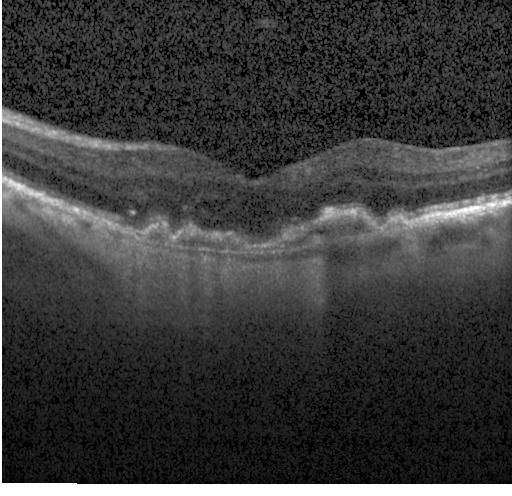
#> input picture Retina_OCT_dataset_2/CNV/CNV-103044-101.jpeg, 512 x 496 px, found by its file name; its folder holds 4 pictures in this run
$ jupyter execute --allow-errors retina_disease_detection.ipynb   (shell and % lines are left out)   (older library calls are emulated)
#> lines starting #> are read from the running program, lines starting #| are printed output that depends on the picture; after the words box and inside, x2 and y2 are one past the last pixel; in counts of white or black regions, pixels touching at a corner belong together
#> further down, img is the input picture: shape (496, 512, 3); min 0, max 255, mean 57.6
#> `img[img == 255] = 0`:
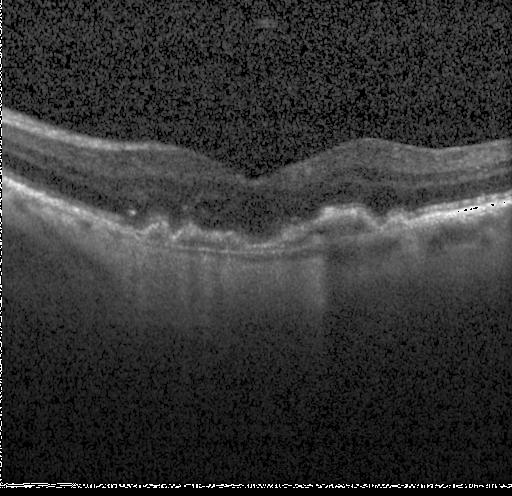
#> img: shape (496, 512, 3); 2.32% of pixels changed, all inside (x1, y1, x2, y2) = (0, 0, 512, 496)
#> `blurred_img = cv2.medianBlur(img,ksize=7)`:
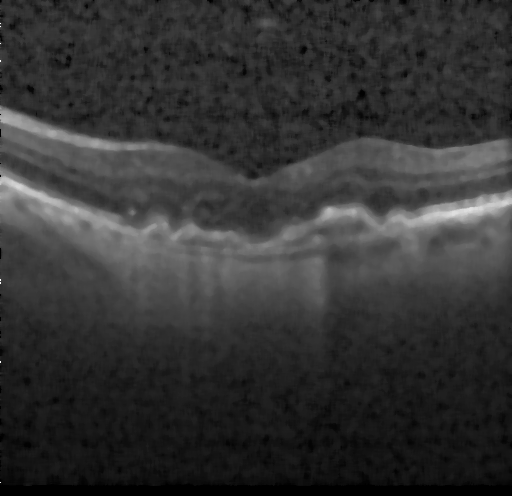
#> blurred_img: shape (496, 512, 3); min 0, max 252, mean 51.8
#> `hsv_img = cv2.cvtColor(blurred_img,cv2.COLOR_BGR2HSV)`: hsv_img: shape (496, 512, 3); mean H, S, V 0, 0, 51.8
#> `h,s,v = hsv_img[:,:,0], hsv_img[:,:,1], hsv_img[:,:,2]`: h: shape (496, 512); every value is 0
#> `img_hist = clahe.apply(v)`:
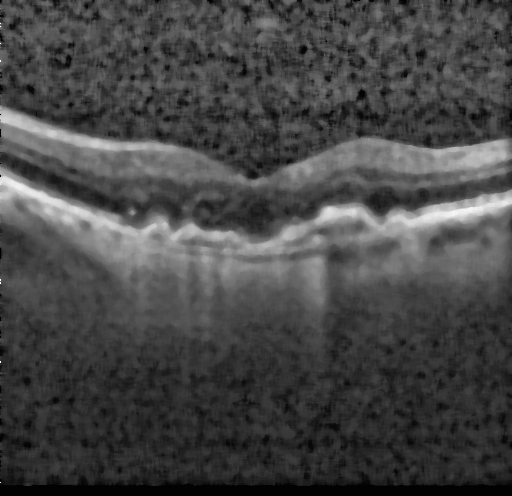
#> img_hist: shape (496, 512); min 1, max 253, mean 70.4
#> `threshold_val = threshold_otsu(img_hist)`: threshold_val = 92
#> `threshold_val, threshold_img = cv2.threshold(img_hist,threshold_val,25..`:
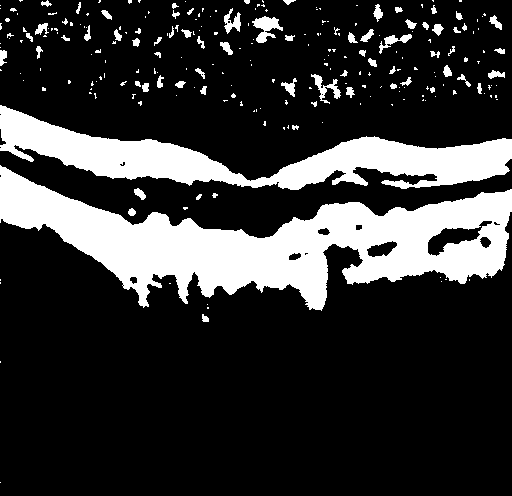
#> threshold_img: shape (496, 512); 20.5% white; 248 white regions (176 under 20 px), largest, box (x1, y1, x2, y2) and area: (0, 165, 512, 311) 30908, (0, 105, 512, 190) 16191, (252, 16, 283, 43) 416
#> `mask = cv2.erode(threshold_img, kernel=np.ones((7, 7)), iterations=1)`:
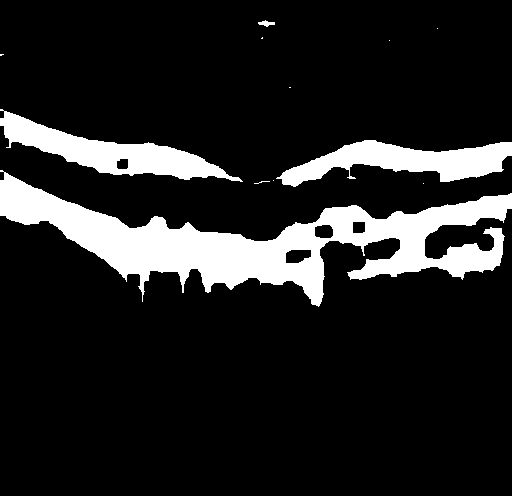
#> mask: shape (496, 512); 13.7% white; 12 white regions (8 under 20 px), largest, box (x1, y1, x2, y2) and area: (0, 170, 512, 307) 23428, (0, 109, 243, 182) 5823, (276, 140, 512, 187) 5382, (258, 20, 275, 27) 64
#> `mask2 = cv2.dilate(mask, kernel=np.ones((7, 7)), iterations=1)`: mask2: shape (496, 512); 18.3% white; 10 white regions, largest, box (x1, y1, x2, y2) and area: (0, 167, 512, 310) 30368, (0, 106, 246, 185) 7923, (251, 137, 512, 190) 7558
#> `mask3 = cv2.dilate(mask2, kernel=np.ones((3, 3)), iterations=1)`:
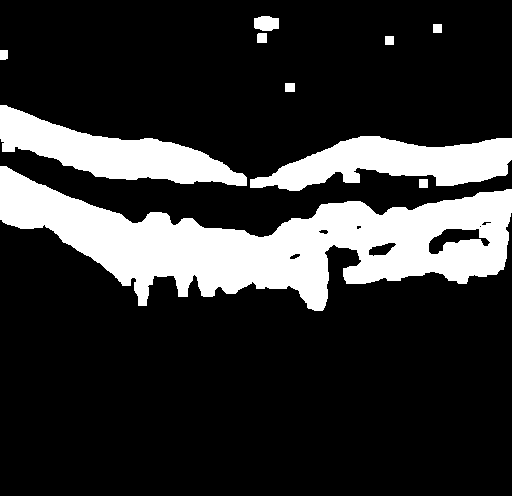
#> mask3: shape (496, 512); 19.8% white; 10 white regions, largest, box (x1, y1, x2, y2) and area: (0, 166, 512, 311) 32582, (0, 105, 247, 186) 8602, (250, 136, 512, 191) 8281
#> `threshold_img_clean = cv2.erode(mask3, kernel=np.ones((3, 3)), iterati..`: threshold_img_clean: shape (496, 512); 18.3% white; 10 white regions
#> `contours, hierarchy = cv2.findContours(threshold_img_clean, cv2.RETR_T..`: contours = 15 contours; largest, box (x1, y1, x2, y2) and area: (0, 167, 512, 310) 31082, (0, 106, 246, 185) 7674, (251, 137, 512, 190) 7271, (427, 220, 493, 256) 1020, (367, 241, 398, 258) 323
#> `contour_image = cv2.drawContours(img, contours,-1, (100,120,55), thick..`:
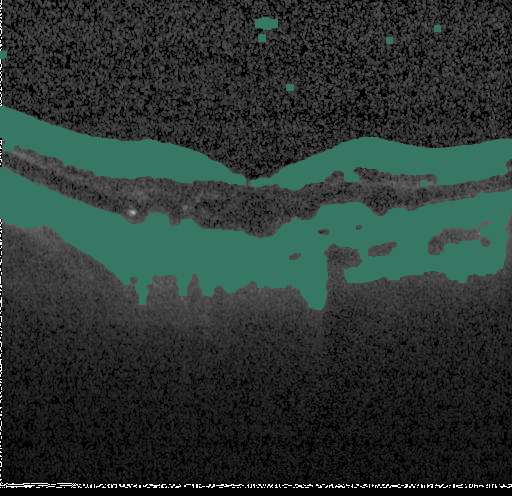
#> contour_image: shape (496, 512, 3); mean B, G, R 50.8, 54.4, 42.5
#> `img_copy[contour_image != (100,120,55)] = 0`:
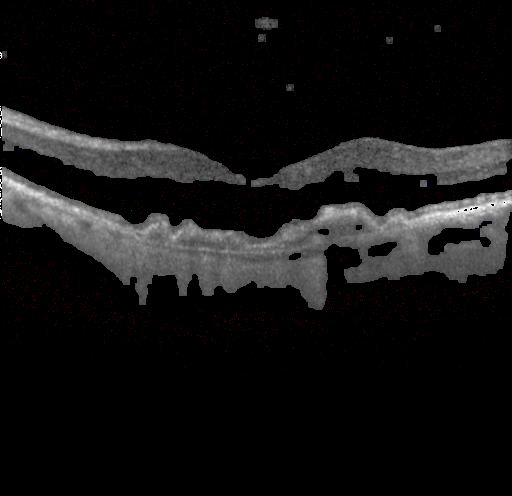
#> img_copy: shape (496, 512, 3); mean B, G, R 19.3, 19.3, 19.9
#> `resized_img = cv2.resize(img_copy,dsize=IMAGE_SHAPE)`:
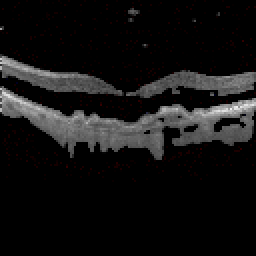
#> resized_img: shape (128, 128, 3) (shown 2 times larger); mean B, G, R 19.2, 19.2, 19.8
[cell 1]
import numpy as np
import pandas as pd
from matplotlib import pyplot as plt
from skimage.feature import hog, greycomatrix, greycoprops
from skimage.filters import threshold_otsu
import cv2, pathlib, os, glob,time
from sklearn import svm, tree, ensemble, linear_model
from sklearn.preprocessing import MinMaxScaler, StandardScaler
from sklearn.model_selection import train_test_split,GridSearchCV
from sklearn.metrics import classification_report,confusion_matrix,roc_curve
import tensorflow as tf
import seaborn as sns
import random

[cell 2]
file_names = {'CNV':[], 'DME':[], 'DRUSEN':[], 'NORMAL': []}
label_names = {'CNV':0, 'DME':1, 'DRUSEN':2, 'NORMAL': 3}

#> (the rest of this cell did not finish here and is left out)

[cell 3]
IMAGE_SHAPE = (128,128)
X_pro, y_pro = [], []
#> (the rest of this cell did not finish here and is left out)

[cell 4]
IMAGE_SHAPE = (128,128)
#> IMAGE_SHAPE = (128, 128)
#> `resized_img = cv2.resize(img,dsize=IMAGE_SHAPE)`:
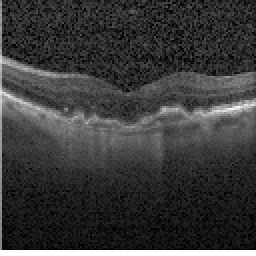
#> resized_img: shape (128, 128, 3) (shown 2 times larger); min 0, max 255, mean 57.3
X, y = [], []
#> (the rest of this cell did not finish here and is left out)

[cell 5]
X = np.array(X)
y = np.array(y)
X.shape

X_pro = np.array(X_pro)
y_pro = np.array(y_pro)
X_pro.shape
#> Out = (4, 128, 128, 3)

[cell 6]
#Standart Scaler
scaler = StandardScaler()
num_imgs, row, col, channel = X.shape[0], X.shape[1], X.shape[2], X.shape[3]
#> num_imgs = 4; row = 128; col = 128; channel = 3
X_data = X.reshape((-1,num_imgs))
X_data = scaler.fit_transform(X_data)
X = X_data.reshape((num_imgs, row, col, channel))

scaler_pro = StandardScaler()
num_imgs, row, col, channel = X_pro.shape[0], X_pro.shape[1], X_pro.shape[2], X_pro.shape[3]
X_data_pro = X_pro.reshape((-1,num_imgs))
X_data_pro = scaler_pro.fit_transform(X_data_pro)
X_pro = X_data_pro.reshape((num_imgs, row, col, channel))
X_pro.shape
#> Out = (4, 128, 128, 3)

[cell 7]
X_train, X_test, y_train, y_test = train_test_split(X, y, test_size=0.2, random_state=0)
#> (the rest of this cell did not finish here and is left out)

[cell 8]
def CNN_model_1(IMAGE_SHAPE):
    model = tf.keras.Sequential([
        tf.keras.layers.Conv2D(16,(3, 3), padding='same', activation='relu', input_shape = (IMAGE_SHAPE + (3,))),
        tf.keras.layers.MaxPooling2D(pool_size=(2,2)),

        tf.keras.layers.Conv2D(32, (3, 3), padding='same', activation='relu'),
        tf.keras.layers.MaxPooling2D(pool_size=(2, 2)),

        tf.keras.layers.Conv2D(32, (3, 3), padding='same', activation='relu'),
        tf.keras.layers.Conv2D(48, (3, 3), padding='same', activation='relu'),
        tf.keras.layers.MaxPooling2D(pool_size=(2, 2)),

        tf.keras.layers.Conv2D(48, (3, 3), padding='same', activation='relu'),
        tf.keras.layers.MaxPooling2D(pool_size=(2, 2)),

        tf.keras.layers.Flatten(),
        tf.keras.layers.Dropout(0.4),
        tf.keras.layers.Dense(1536,activation='relu'),
        tf.keras.layers.Dropout(0.4),
        tf.keras.layers.Dense(512, activation='relu'),
        tf.keras.layers.Dropout(0.4),
        tf.keras.layers.Dense(4, activation='softmax')
    ])
    return model

[cell 9]
def CNN_model_2(IMAGE_SHAPE):
    model = tf.keras.Sequential([
        tf.keras.layers.Conv2D(16,(3, 3), padding='same', activation='relu', input_shape = (IMAGE_SHAPE + (3,))),
        tf.keras.layers.MaxPooling2D(pool_size=(2,2)),

        tf.keras.layers.Conv2D(16, (3, 3), padding='same', activation='relu'),
        tf.keras.layers.Conv2D(32, (3, 3), padding='same', activation='relu'),
        tf.keras.layers.MaxPooling2D(pool_size=(2, 2)),

        tf.keras.layers.Conv2D(32, (3, 3), padding='same', activation='relu'),
        tf.keras.layers.Conv2D(32, (3, 3), padding='same', activation='relu'),
        tf.keras.layers.Conv2D(48, (3, 3), padding='same', activation='relu'),
        tf.keras.layers.MaxPooling2D(pool_size=(2, 2)),

        tf.keras.layers.Conv2D(48, (3, 3), padding='same', activation='relu'),
        tf.keras.layers.MaxPooling2D(pool_size=(2, 2)),

        tf.keras.layers.Flatten(),
        tf.keras.layers.Dropout(0.4),
        tf.keras.layers.Dense(1536,activation='relu'),
        tf.keras.layers.Dropout(0.4),
        tf.keras.layers.Dense(512, activation='relu'),
        tf.keras.layers.Dropout(0.4),
        tf.keras.layers.Dense(4, activation='softmax')
    ])
    return model

[cell 10]
def CNN_model_3(IMAGE_SHAPE):
    model = tf.keras.Sequential([
        tf.keras.layers.Conv2D(16,(3, 3), padding='same', activation='relu', input_shape = (IMAGE_SHAPE + (3,))),
        tf.keras.layers.MaxPooling2D(pool_size=(2,2)),

        tf.keras.layers.Conv2D(16, (3, 3), padding='same', activation='relu'),
        tf.keras.layers.Conv2D(32, (3, 3), padding='same', activation='relu'),
        tf.keras.layers.MaxPooling2D(pool_size=(2, 2)),

        tf.keras.layers.Conv2D(32, (3, 3), padding='same', activation='relu'),
        tf.keras.layers.Conv2D(32, (3, 3), padding='same', activation='relu'),
        tf.keras.layers.Conv2D(48, (3, 3), padding='same', activation='relu'),
        tf.keras.layers.MaxPooling2D(pool_size=(2, 2)),

        tf.keras.layers.Conv2D(48, (3, 3), padding='same', activation='relu'),
        tf.keras.layers.Conv2D(48, (3, 3), padding='same', activation='relu'),
        tf.keras.layers.Conv2D(64, (3, 3), padding='same', activation='relu'),
        tf.keras.layers.MaxPooling2D(pool_size=(2, 2)),

        tf.keras.layers.Flatten(),
        tf.keras.layers.Dropout(0.4),
        tf.keras.layers.Dense(1536,activation='relu'),
        tf.keras.layers.Dropout(0.4),
        tf.keras.layers.Dense(512, activation='relu'),
        tf.keras.layers.Dropout(0.4),
        tf.keras.layers.Dense(4, activation='softmax')
    ])
    return model

#> (a cell that did not finish here is left out)

#> (a cell that did not finish here is left out)

#> (a cell that did not finish here is left out)

#> (a cell that did not finish here is left out)
